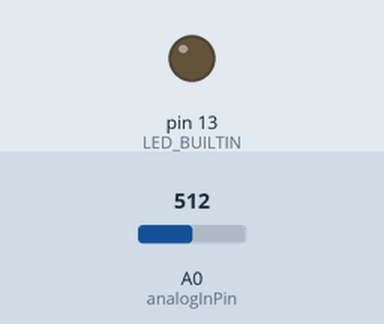
Recording of a sketch running on a simulated Arduino Uno, built with avr-gcc and run on an emulated ATmega328P. On the bench: output pins drawn as LEDs (lit = HIGH). Inputs (shaded band) come from the test bench; at power-on: A0 (analogInPin) = 512. What the sketch prints to the serial monitor is not drawn.

Above: at 0.5 s.
At 9.5 s:
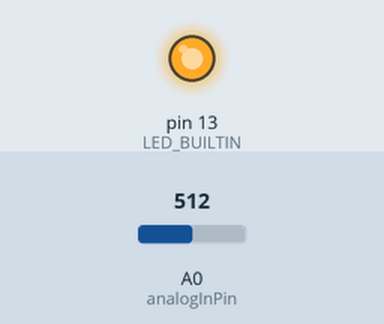
Timing chart, 0 to 10.1 s (numbered marks = the images above):
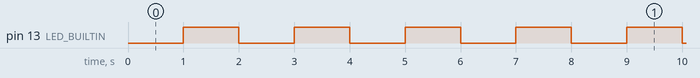

The sketch:

atmega-detak-jantung-profiling.ino
```cpp
/*
 *  profiling sensor detak jantung
 *
 */

#include <TimerOne.h>

// These constants won't change. They're used to give names to the pins used:
const int analogInPin = A0;  // Analog input pin that the potentiometer is attached to
int sensorValue = 0;        // value read from the pot

int counter = 0;
void ScanADC()
{
  counter++;
  sensorValue = analogRead(analogInPin);
  Serial.println(sensorValue);
}

void setup() {
  // initialize serial communications at 9600 bps:
  Serial.begin(115200);
  Timer1.initialize( 1000 );           //period in microseconds
  Timer1.attachInterrupt( ScanADC );   //attach the Timer1 interrupt to ScanDMD which goes to dmd.scanDisplayBySPI()
  pinMode(LED_BUILTIN, OUTPUT);
}

const int counter_delta=1000;
int status = 0;
void loop() { // superloop hanya untuk lampu kedip, untuk indikator
  if (counter >= counter_delta) {
    counter = counter - counter_delta;
    if (status == 0) {
      status = 1;
      digitalWrite(LED_BUILTIN, HIGH);   // turn the LED on (HIGH is the voltage level)
    } else {
      status = 0;
      digitalWrite(LED_BUILTIN, LOW);   // turn the LED off by making the voltage LOW
    }
  }
}
```

Measured:
- by itself, pin 13 (LED_BUILTIN): moves between LOW and HIGH, repeating every 7.7 s
- by itself, everything shown: repeats every 7.7 s, in 8 steps
